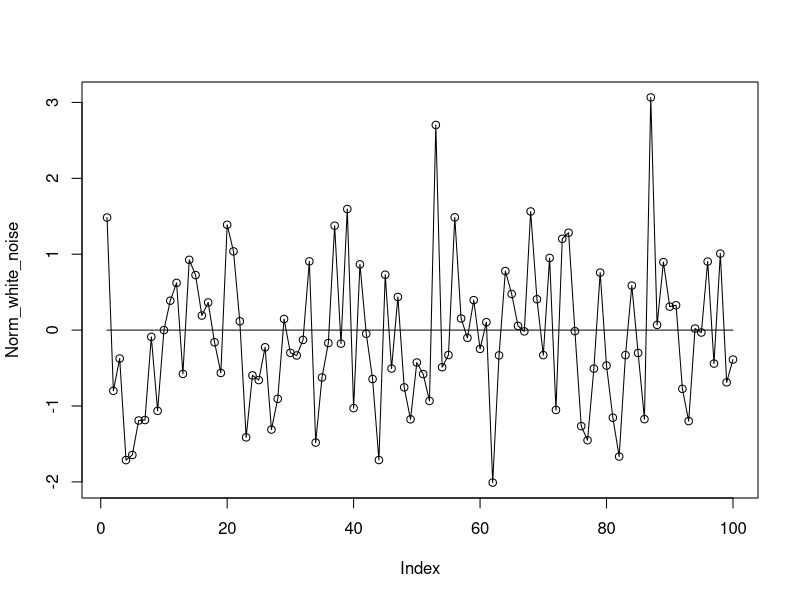
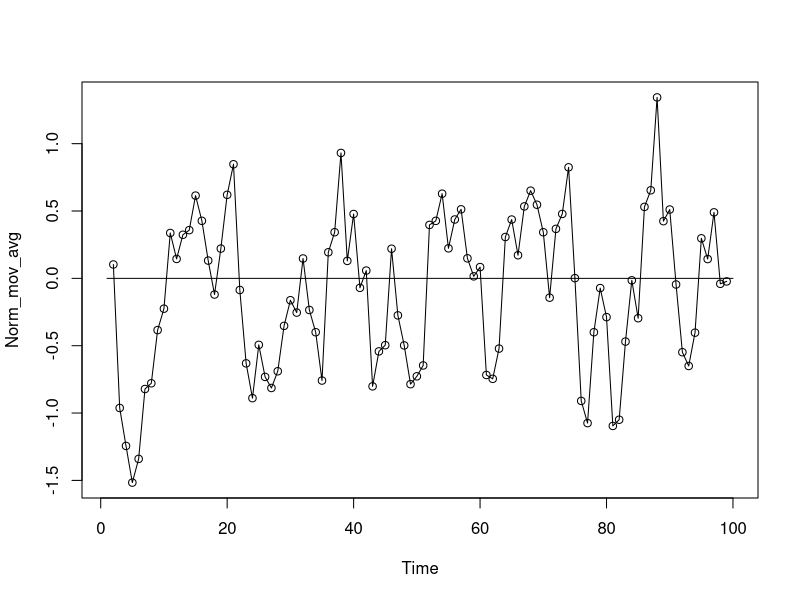

The R source for these figures, in order:
## ---- chunk 1
# Generate time series
n  <- 100   # length of time series
m  <- 0     # series mean
sd <- 1     # series standard deviation

# Code below from Bookdown/Napier 
# Gaussian
Norm_white_noise <- rnorm(n)
mean_line <- rep(m,n)
# Exponential 
Exp_white_noise <- rexp(n)

# moving average
Norm_mov_avg <- filter(Norm_white_noise,sides=2,rep(1/3,3))  #TAS+Apps: 13

plot(Norm_white_noise, type = "o")
lines(mean_line)

plot(Norm_mov_avg, type="o")
lines(mean_line)
## ---- chunk 2

## ---- chunk 3

## ---- chunk 4

